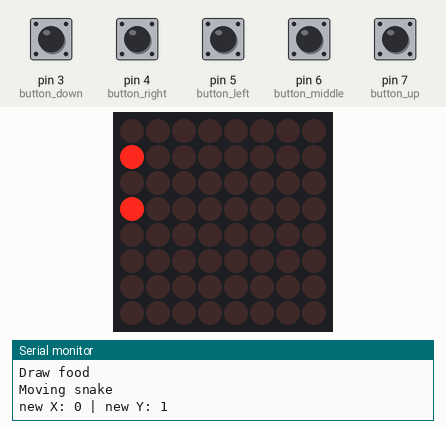
This sketch was run on a simulated Arduino Uno, built with avr-gcc and run on an emulated ATmega328P. Shown: 8×8 LED matrix, the last lines printed to the serial monitor. Inputs (shaded band) come from the test bench; at power-on: pin 3 (button_down), pin 4 (button_right), pin 5 (button_left), pin 6 (button_middle), pin 7 (button_up) HIGH. Random numbers use the default seed unless the sketch sets one.

Above: at 1.2 s.
1.3 s: pin 4 (button_right) pulled LOW for 0.15 s
At 2.1 s:
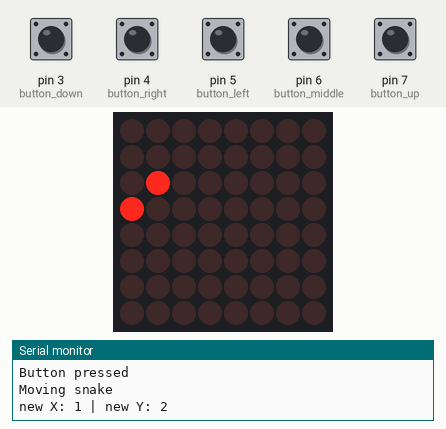
4.4 s: pin 3 (button_down) pulled LOW for 0.15 s
At 5.2 s:
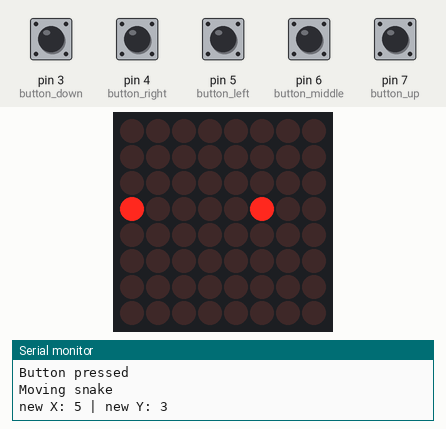
7.5 s: pin 5 (button_left) pulled LOW for 0.15 s
At 8.2 s:
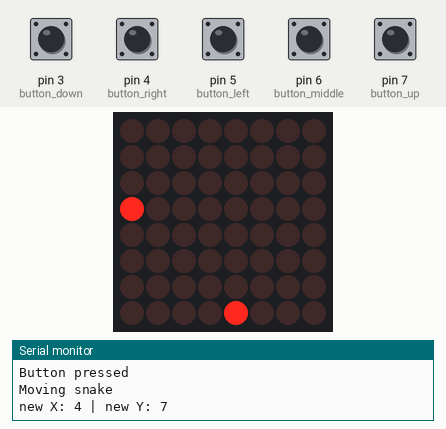
10.6 s: pin 7 (button_up) pulled LOW for 0.15 s
At 13.0 s:
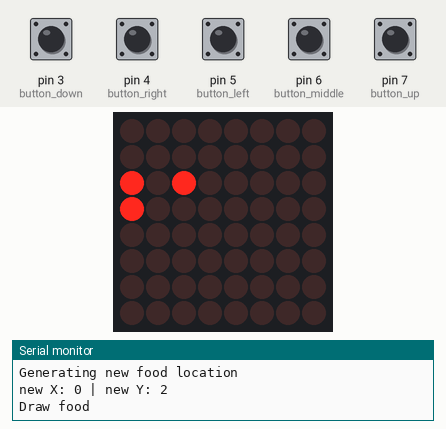
13.7 s: pin 4 (button_right) pulled LOW for 1 s
At 14.2 s:
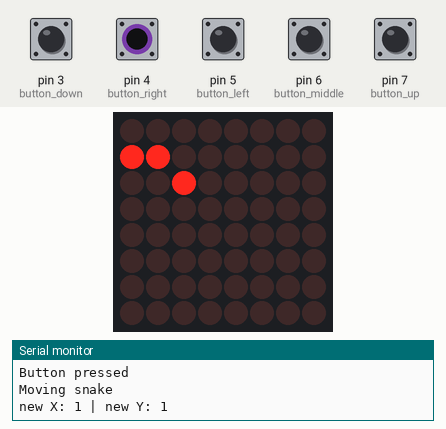
17.7 s: pin 3 (button_down) pulled LOW for 1 s
At 18.4 s:
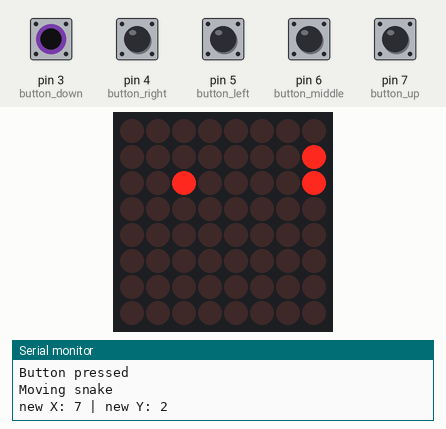
Timing chart, 0 to 20.7 s (numbered marks = the images above; inputs shaded):
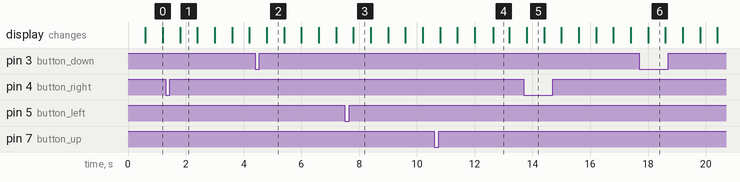

The sketch:

SnakeGame.ino
```cpp
#include "LedControl.h"
#include "Food.h"
#include "Snake.h"
#include "Data_Structs.h"
#include "Button.h"

void draw();
void updateGame();
void setSnakeDirection(int direction);
void middleButtonAction(int direction);
void middleButtonStopAction(int direction);

/*
 ***** These pin numbers will probably not work with your hardware *****
 pin 12 is connected to the DataIn
 pin 11 is connected to the CLK
 pin 10 is connected to LOAD
 We have only a single MAX72XX.
 */

LedControl ledControl=LedControl(12,11,10,1);

int columns = 8;
int rows = 8;

Food food(&ledControl, rows, columns);
Snake snake(&ledControl, rows, columns);

int currentGameState;
int updateSpeed = 600;

unsigned long initialTime;
unsigned long currentTime;

Button button_up(7);
Button button_down(3);
Button button_left(5);
Button button_right(4);
Button button_middle(6);

bool state;

void setup()
{
  Serial.begin(9600);

  ledControl.shutdown(0,false);
  /* Set the brightness to a medium values */
  ledControl.setIntensity(0,8);
  /* and clear the display */
  ledControl.clearDisplay(0);

  button_up.setOnClickListener(setSnakeDirection, Direction::UP);
  button_down.setOnClickListener(setSnakeDirection, Direction::DOWN);
  button_left.setOnClickListener(setSnakeDirection, Direction::LEFT);
  button_right.setOnClickListener(setSnakeDirection, Direction::RIGHT);
  button_middle.setOnClickListener(middleButtonPlayingAction, Direction::MIDDLE);

  randomSeed(analogRead(A0));

  initialTime = millis();

  currentGameState = GameState::PLAYING;

  Serial.print("Initial snake position: ");
  Serial.print(snake.getHeadPos().x);
  Serial.print(" ");
  Serial.print(snake.getHeadPos().y);
  Serial.println();
  food.generateNewLocation();
  state = true;
}

void loop()
{
  while(currentGameState == GameState::PLAYING)
  {
   //Serial.println("LOOPING");
   button_middle.update();
   if(state)
   {
     updateGame();
     draw();
   }
  }

  byte clickToPlayOn[8]={
    B00011000,
    B00011000,
    B00000000,
    B11011011,
    B11011011,
    B00000000,
    B00011000,
    B00011000
  };

  byte clickToPlayOff[8]={
    B00011000,
    B00011000,
    B00000000,
    B11000011,
    B11000011,
    B00000000,
    B00011000,
    B00011000
  };

  bool blink = true;

  while(currentGameState == GameState::STOP)
  {
    button_middle.update();

    currentTime = millis();

    if(currentTime - initialTime >= updateSpeed && currentGameState == GameState::STOP)
    {
      if(blink)
      {
        for(int i=0; i<8; i++)
        {
          ledControl.setRow(0,i,clickToPlayOn[i]);
        }
        blink = false;
      }
      else
      {
        for(int i=0; i<8; i++)
        {
          ledControl.setRow(0,i,clickToPlayOff[i]);
        }
        blink = true;
      }

      initialTime = currentTime;
    }
  }
}

void updateGame()
{
  button_up.update();
  button_down.update();
  button_left.update();
  button_right.update();
  //button_middle.update();

  currentTime = millis();
  bool onFood = snake.checkCollision(&food);
  if(onFood)
  {
    Serial.println("Eating food...");
    snake.eat(&food);
    snake.updateBody();
  }

  bool selfCollision = snake.checkSelfCollision();
  if(selfCollision)
  {
    Serial.println("Self collision... Game over");
    currentGameState = GameState::STOP;

    for(int i=0; i<3; i++)
    {
      snake.clearImage();
      delay(300);
      snake.draw();
      delay(300);
    }

    delay(1500);

    snake.clearImage();
    food.clearImage();

    snake.setDrawn(true);
    food.setDrawn(true);

    button_middle.setOnClickListener(middleButtonStopAction, Direction::MIDDLE);
  }

  if(currentTime - initialTime >= updateSpeed)
  {
    Serial.println("Moving snake");
    snake.moveNewLocation();
    initialTime = currentTime;
  }
}

void draw()
{
  food.draw();
  snake.draw();
}

void setSnakeDirection(int direction)
{
  snake.setDirection(direction);
}

void middleButtonPlayingAction(int direction)
{
  state = !state;
}

void middleButtonStopAction(int direction)
{
  //Re-initialize game
  byte newGame[8]={
    B00011000,
    B00011000,
    B00011000,
    B11111111,
    B11111111,
    B00011000,
    B00011000,
    B00011000
  };

  byte clearScreen[8]={
    B00000000,
    B00000000,
    B00000000,
    B00000000,
    B00000000,
    B00000000,
    B00000000,
    B00000000
  };

  for(int i=0; i<8; i++)
  {
    ledControl.setRow(0,i,newGame[i]);
  }
  delay(2000);


  snake.reset();
  food.reset();

  for(int i=0; i<8; i++)
  {
    ledControl.setRow(0,i,clearScreen[i]);
  }

  currentGameState = GameState::PLAYING;
  button_middle.setOnClickListener(middleButtonPlayingAction, Direction::MIDDLE);
}
```

Button.cpp
```cpp
#include "Arduino.h"
#include "Button.h"

Button::Button(int pin)
{
  _pressed          = false;
  _executed         = false;
  _clickListenerSet = false;
  _pin              = pin;

  _debounceDelay = 50;
  _lastPressed = 0;
  _lastState = LOW;

  pinMode(pin, INPUT_PULLUP);
}

//Read button status and debounce
void Button::checkStatus()
{
  int status = digitalRead(_pin);

  if(status != _lastState)
  {
    _lastPressed = millis();
  }

  if((millis() - _lastPressed) > _debounceDelay)
  {
    // if the button state has changed:
    if (status != _buttonState) {
      _buttonState = status;

      if(_buttonState == LOW)
      {
        _pressed = true;
      }
      else
      {
        _pressed = false;
      }
    }
  }
  _lastState = status;
}

//Based on current button status, caLL callback functions
void Button::update()
{
  checkStatus();

  if(_pressed && !_executed)
  {
    onPress();
  }
  else if(!_pressed && _executed)
  {
    onRelease();
  }
}

//Callback function that calls an appropriate function
void Button::onPress()
{
  if(_clickListenerSet)
  {
    Serial.println("Button pressed");
    _callback(_direction);
  }
  else
  {
    Serial.print("Button on pin ");
    Serial.print(_pin);
    Serial.println(" has no click listener");
  }
  _executed = true;
}

//Callback function called on button release
void Button::onRelease()
{
  //Serial.println("Button release");
  _executed = false;
}

//Passes a pointer to a function that will be called on button click
//Also sets a message to be printed on button click
void Button::setOnClickListener(
  void (*clickFunction)(int),
  int direction)
{
  _callback         = clickFunction;
  _clickListenerSet = true;
  _direction         = direction;
}
```

Button.h
```cpp
#ifndef Button_h
#define Button_h

#include "Arduino.h"

class Button
{
  public:
    Button(int pin);

    void checkStatus();

    void update();

    void onPress();
    void onRelease();

    void setOnClickListener(
      void (*clickFunction)(int),
      int direction
    );

  private:
    bool _pressed;
    bool _executed;
    bool _clickListenerSet;

    int _lastState;
    unsigned int _debounceDelay;
    unsigned long _lastPressed;
    int _buttonState;

    int _pin;

    int _direction;

    void (*_callback)(int);
};

#endif
```

Data_Structs.h
```cpp
#ifndef Data_Structs_h
#define Data_Structs_h

#include "Arduino.h"

enum GameState
{
  PLAYING,
  STOP
};

enum Direction
{
  UP,
  DOWN,
  LEFT,
  RIGHT,
  MIDDLE
};

struct Position
{
  unsigned int x = 0;
  unsigned int y = 0;
};

struct Segment
{
  unsigned int x = 0;
  unsigned int y = 0;
};

#endif
```

Food.cpp
```cpp
#include "Food.h"

Food::Food(LedControl* lc, int rows, int columns)
{
  _lc               = lc;
  _rows             = rows;
  _columns          = columns;
  _drawn            = false;
}

void Food::generateNewLocation()
{
  Serial.println("Generating new food location");
  clearImage();

  //randomSeed(analogRead(A0));

  int newX = random(0, _columns);
  int newY = random(0, _rows);

  _currentPos.x = newX;
  _currentPos.y = newY;
}

Position Food::getPosition()
{
  return _currentPos;
}

void Food::draw()
{
  if(!_drawn)
  {
    Serial.println("Draw food");
    _lc->setLed(0,_currentPos.y,_currentPos.x,true);
    _drawn = true;
  }
}

void Food::clearImage()
{
  if(_drawn)
  {
    _lc->setLed(0,_currentPos.y,_currentPos.x,false);
    _drawn = false;
  }
}

void Food::setDrawn(bool status)
{
  _drawn = status;
}

void Food::reset()
{
  _drawn            = false;
  generateNewLocation();
}
```

Food.h
```cpp
#ifndef Food_h
#define Food_h

#include "Arduino.h"
#include "LedControl.h"
#include "Data_Structs.h"

class Food
{
  public:
    Food(LedControl* lc, int rows, int columns);
    void generateNewLocation();
    Position getPosition();
    void draw();
    void clearImage();
    void setDrawn(bool status);
    void reset();
  private:
    Position _currentPos;
    int _rows;
    int _columns;
    bool _drawn;
    LedControl* _lc;
};

#endif
```

Snake.cpp
```cpp
#include "Snake.h"

Snake::Snake(LedControl* lc, int rows, int columns)
{
  _rows             = rows;
  _columns          = columns;

  _lc               = lc;

  Segment head;
  _length           = 1;
  _direction        = Direction::DOWN;

  _drawn            = false;

  _body             = new Segment[_length];
  _body[0]          = head;
}

bool Snake::checkCollision(Food* food)
{
  Position foodPos = food->getPosition();

  if(_body[_length-1].x == foodPos.x && _body[_length-1].y == foodPos.y)
  {
    return true;
  }

  return false;
}

bool Snake::checkSelfCollision()
{
  for(int i=0; i<_length-1; i++)
  {
    if(_body[_length-1].x == _body[i].x && _body[_length-1].y == _body[i].y)
    {
      return true;
    }
  }

  return false;
}

void Snake::eat(Food* food)
{
    food->generateNewLocation();
}

void Snake::setDirection(int dir)
{
  _direction = dir;
}

int Snake::getDirection()
{
  return _direction;
}

int Snake::getLength()
{
  return _length;
}

void Snake::updateBody()
{
  // Serial.print("Old body: ");
  // Serial.println();
  // Serial.println("======");
  // for(int i=0; i<_length; i++)
  // {
  //   Serial.print(_body[i].x);
  //   Serial.print(" | ");
  //   Serial.print(_body[i].y);
  //   Serial.println();
  // }
  // Serial.println("======");

  // Serial.print("Copying old body in new body:");
  // Serial.println();
  // Serial.println("======");
  Segment* newBody = new Segment[_length + 1];
  for(int i=0; i<_length; i++)
  {
    // Serial.print("Old segment: ");
    // Serial.print(_body[i].x);
    // Serial.print(" | ");
    // Serial.print(_body[i].y);

    newBody[i] = _body[i];

    // Serial.print("New segment: ");
    // Serial.print(newBody[i].x);
    // Serial.print(" | ");
    // Serial.print(newBody[i].y);
  }

  // Serial.print("New body after copy: ");
  // Serial.println();
  // Serial.println("======");
  // for(int i=0; i<_length+1; i++)
  // {
  //   Serial.print(newBody[i].x);
  //   Serial.print(" | ");
  //   Serial.print(newBody[i].y);
  //   Serial.println();
  // }
  // Serial.println("======");

  Segment newHead = addHead();
  // Serial.print("Old head: ");
  // Serial.print(_body[_length-1].x);
  // Serial.print(" | ");
  // Serial.print(_body[_length-1].y);
  // Serial.println();
  //
  // Serial.print("New head: ");
  // Serial.print(newHead.x);
  // Serial.print(" | ");
  // Serial.print(newHead.y);
  // Serial.println();

  clearImage();
  delete[] _body;

  _length++;

  _body = newBody;
  _body[_length-1] = newHead;

  // Serial.print("Updated body: ");
  // Serial.println();
  // Serial.println("======");
  // for(int i=0; i<_length; i++)
  // {
  //   Serial.print(_body[i].x);
  //   Serial.print(" | ");
  //   Serial.print(_body[i].y);
  //   Serial.println();
  // }
  // Serial.println("======");
}

Segment Snake::addHead()
{
  int dir = getDirection();
  Segment newBodySeg;

  switch(dir)
  {
    case Direction::UP:
      newBodySeg.x = _body[_length-1].x;
      newBodySeg.y = (_body[_length-1].y - 1) % _rows;
      break;
    case Direction::DOWN:
      newBodySeg.x = _body[_length-1].x;
      newBodySeg.y = (_body[_length-1].y + 1) % _rows;
      break;
    case Direction::LEFT:
      newBodySeg.x = (_body[_length-1].x - 1) % _columns;
      newBodySeg.y = _body[_length-1].y;
      break;
    case Direction::RIGHT:
      newBodySeg.x = (_body[_length-1].x + 1) % _columns;
      newBodySeg.y = _body[_length-1].y;
      break;
  }

  Serial.print("new X: "); Serial.print(newBodySeg.x); Serial.print(" | "); Serial.print("new Y: "); Serial.print(newBodySeg.y); Serial.println();
  return newBodySeg;
}

void Snake::moveNewLocation()
{
  clearImage();
  Segment segHead = addHead();

  for(int i=0; i<_length; i++)
  {
    _body[i] = _body[i+1];
  }
  _body[_length - 1] = segHead;
}

void Snake::draw()
{
  if(!_drawn)
  {
    for(int i=0; i<_length; i++)
    {
      _lc->setLed(0,_body[i].y,_body[i].x,true);
      //Serial.print("Segment "); Serial.print(i); Serial.print(" : "); Serial.print(_body[i].x); Serial.print(" | "); Serial.print(_body[i].y);
    }
    _drawn = true;
  }
}

void Snake::clearImage()
{
  if(_drawn)
  {
    for(int i=0; i<_length; i++)
    {
      _lc->setLed(0,_body[i].y,_body[i].x,false);
    }
    _drawn = false;
  }
}

Segment Snake::getHeadPos()
{
  return _body[_length-1];
}

void Snake::setDrawn(bool status)
{
  _drawn = status;
}

void Snake::reset()
{
  Segment head;
  _length           = 1;
  _direction        = Direction::DOWN;
  _drawn            = false;
  _body             = new Segment[_length];
  _body[0]          = head;
}
```

Snake.h
```cpp
#ifndef Snake_h
#define Snake_h

#include "Arduino.h"
#include "Food.h"
#include "LedControl.h"
#include "Data_Structs.h"

class Snake
{
  public:
    Snake(LedControl* lc, int rows, int columns);

    bool checkCollision(Food* food);
    bool checkSelfCollision();

    void eat(Food* food);

    void setDirection(int dir);
    int getDirection();
    void draw();

    int getLength();
    void updateBody();

    void moveNewLocation();

    void clearImage();

    void setDrawn(bool status);

    void reset();

    Segment addHead();

    Segment getHeadPos();
  private:
    int _length;
    int _direction;
    int _columns;
    int _rows;
    bool _drawn;
    Segment* _body;
    LedControl* _lc;
};

#endif
```

Measured:
- what the display in image 0 shows lasts 0.6 s, from 0.6 s to 1.2 s
